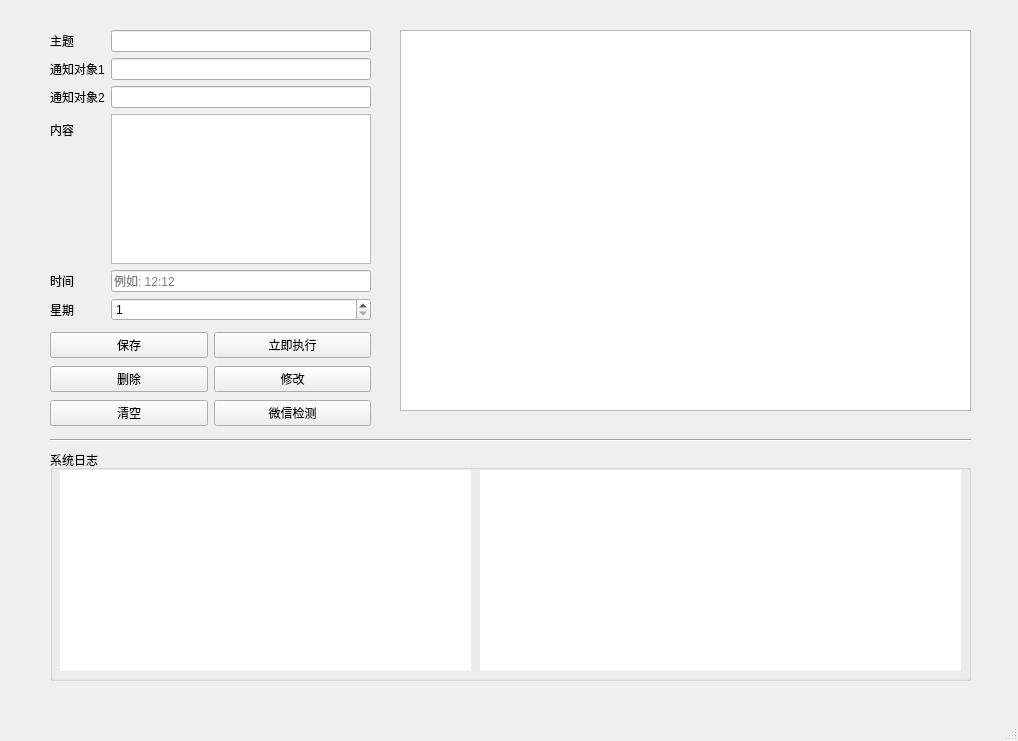
<?xml version="1.0" encoding="UTF-8"?>
<ui version="4.0">
 <class>MainWindow</class>
 <widget class="QMainWindow" name="MainWindow">
  <property name="geometry">
   <rect>
    <x>0</x>
    <y>0</y>
    <width>1018</width>
    <height>741</height>
   </rect>
  </property>
  <property name="windowTitle">
   <string>MainWindow</string>
  </property>
  <property name="styleSheet">
   <string notr="true">* {
font: 700 12pt &quot;Microsoft YaHei UI&quot;;
}</string>
  </property>
  <widget class="QWidget" name="centralwidget">
   <widget class="QWidget" name="formLayoutWidget">
    <property name="geometry">
     <rect>
      <x>50</x>
      <y>30</y>
      <width>321</width>
      <height>291</height>
     </rect>
    </property>
    <layout class="QFormLayout" name="formLayout">
     <item row="0" column="0">
      <widget class="QLabel" name="label">
       <property name="text">
        <string>主题</string>
       </property>
      </widget>
     </item>
     <item row="0" column="1">
      <widget class="QLineEdit" name="edit_topic"/>
     </item>
     <item row="1" column="0">
      <widget class="QLabel" name="label_2">
       <property name="text">
        <string>通知对象1</string>
       </property>
      </widget>
     </item>
     <item row="1" column="1">
      <widget class="QLineEdit" name="person1"/>
     </item>
     <item row="2" column="0">
      <widget class="QLabel" name="label_3">
       <property name="text">
        <string>通知对象2</string>
       </property>
      </widget>
     </item>
     <item row="2" column="1">
      <widget class="QLineEdit" name="person2">
       <property name="text">
        <string/>
       </property>
      </widget>
     </item>
     <item row="3" column="0">
      <widget class="QLabel" name="label_4">
       <property name="text">
        <string>内容</string>
       </property>
      </widget>
     </item>
     <item row="3" column="1">
      <widget class="QTextEdit" name="edit_content">
       <property name="enabled">
        <bool>true</bool>
       </property>
      </widget>
     </item>
     <item row="4" column="0">
      <widget class="QLabel" name="label_5">
       <property name="styleSheet">
        <string notr="true"/>
       </property>
       <property name="text">
        <string>时间</string>
       </property>
      </widget>
     </item>
     <item row="4" column="1">
      <widget class="QLineEdit" name="edit_time">
       <property name="placeholderText">
        <string>例如: 12:12</string>
       </property>
      </widget>
     </item>
     <item row="5" column="0">
      <widget class="QLabel" name="label_6">
       <property name="text">
        <string>星期</string>
       </property>
      </widget>
     </item>
     <item row="5" column="1">
      <widget class="QSpinBox" name="edit_day">
       <property name="minimum">
        <number>1</number>
       </property>
       <property name="maximum">
        <number>7</number>
       </property>
      </widget>
     </item>
    </layout>
   </widget>
   <widget class="QTableView" name="tableView">
    <property name="geometry">
     <rect>
      <x>400</x>
      <y>30</y>
      <width>571</width>
      <height>381</height>
     </rect>
    </property>
    <property name="styleSheet">
     <string notr="true"/>
    </property>
   </widget>
   <widget class="QWidget" name="gridLayoutWidget">
    <property name="geometry">
     <rect>
      <x>50</x>
      <y>330</y>
      <width>321</width>
      <height>101</height>
     </rect>
    </property>
    <layout class="QGridLayout" name="gridLayout">
     <item row="0" column="0">
      <widget class="QPushButton" name="bt_save">
       <property name="text">
        <string>保存</string>
       </property>
      </widget>
     </item>
     <item row="2" column="1">
      <widget class="QPushButton" name="bt_wx">
       <property name="text">
        <string>微信检测</string>
       </property>
      </widget>
     </item>
     <item row="0" column="1">
      <widget class="QPushButton" name="bt_exec">
       <property name="text">
        <string>立即执行</string>
       </property>
      </widget>
     </item>
     <item row="2" column="0">
      <widget class="QPushButton" name="bt_clear">
       <property name="text">
        <string>清空</string>
       </property>
      </widget>
     </item>
     <item row="1" column="0">
      <widget class="QPushButton" name="bt_del">
       <property name="text">
        <string>删除</string>
       </property>
      </widget>
     </item>
     <item row="1" column="1">
      <widget class="QPushButton" name="bt_modify">
       <property name="text">
        <string>修改</string>
       </property>
      </widget>
     </item>
    </layout>
   </widget>
   <widget class="QGroupBox" name="groupBox">
    <property name="geometry">
     <rect>
      <x>50</x>
      <y>450</y>
      <width>921</width>
      <height>231</height>
     </rect>
    </property>
    <property name="title">
     <string>系统日志</string>
    </property>
    <widget class="QTextBrowser" name="tb_left">
     <property name="geometry">
      <rect>
       <x>10</x>
       <y>20</y>
       <width>411</width>
       <height>201</height>
      </rect>
     </property>
     <property name="styleSheet">
      <string notr="true"> border-radius: 10px;
font: 9pt &quot;宋体&quot;;</string>
     </property>
    </widget>
    <widget class="QTextBrowser" name="tb_right">
     <property name="geometry">
      <rect>
       <x>430</x>
       <y>20</y>
       <width>481</width>
       <height>201</height>
      </rect>
     </property>
     <property name="styleSheet">
      <string notr="true"> border-radius: 10px;
font: 9pt &quot;宋体&quot;;</string>
     </property>
     <property name="html">
      <string>&lt;!DOCTYPE HTML PUBLIC &quot;-//W3C//DTD HTML 4.0//EN&quot; &quot;http://www.w3.org/TR/REC-html40/strict.dtd&quot;&gt;
&lt;html&gt;&lt;head&gt;&lt;meta name=&quot;qrichtext&quot; content=&quot;1&quot; /&gt;&lt;meta charset=&quot;utf-8&quot; /&gt;&lt;style type=&quot;text/css&quot;&gt;
p, li { white-space: pre-wrap; }
hr { height: 1px; border-width: 0; }
li.unchecked::marker { content: &quot;\2610&quot;; }
li.checked::marker { content: &quot;\2612&quot;; }
&lt;/style&gt;&lt;/head&gt;&lt;body style=&quot; font-family:'宋体'; font-size:9pt; font-weight:400; font-style:normal;&quot;&gt;
&lt;p style=&quot;-qt-paragraph-type:empty; margin-top:0px; margin-bottom:0px; margin-left:0px; margin-right:0px; -qt-block-indent:0; text-indent:0px; font-family:'Microsoft YaHei UI'; font-size:12pt; font-weight:700;&quot;&gt;&lt;br /&gt;&lt;/p&gt;&lt;/body&gt;&lt;/html&gt;</string>
     </property>
    </widget>
   </widget>
   <widget class="Line" name="line">
    <property name="geometry">
     <rect>
      <x>50</x>
      <y>430</y>
      <width>921</width>
      <height>21</height>
     </rect>
    </property>
    <property name="orientation">
     <enum>Qt::Horizontal</enum>
    </property>
   </widget>
  </widget>
  <widget class="QMenuBar" name="menubar">
   <property name="geometry">
    <rect>
     <x>0</x>
     <y>0</y>
     <width>1018</width>
     <height>27</height>
    </rect>
   </property>
  </widget>
  <widget class="QStatusBar" name="statusbar"/>
  <action name="actionMonday">
   <property name="text">
    <string>星期一</string>
   </property>
   <property name="shortcut">
    <string>Ctrl+1</string>
   </property>
  </action>
  <action name="actionTues">
   <property name="text">
    <string>星期二</string>
   </property>
   <property name="shortcut">
    <string>Ctrl+2</string>
   </property>
  </action>
  <action name="actionWed">
   <property name="text">
    <string>星期三</string>
   </property>
   <property name="shortcut">
    <string>Ctrl+3</string>
   </property>
  </action>
  <action name="actionThur">
   <property name="text">
    <string>星期四</string>
   </property>
   <property name="shortcut">
    <string>Ctrl+4</string>
   </property>
  </action>
  <action name="actionFri">
   <property name="text">
    <string>星期五</string>
   </property>
   <property name="shortcut">
    <string>Ctrl+5</string>
   </property>
  </action>
  <action name="actionSat">
   <property name="text">
    <string>星期六</string>
   </property>
   <property name="shortcut">
    <string>Ctrl+6</string>
   </property>
  </action>
  <action name="actionSun">
   <property name="text">
    <string>星期日</string>
   </property>
   <property name="shortcut">
    <string>Ctrl+7</string>
   </property>
  </action>
 </widget>
 <resources/>
 <connections/>
</ui>
